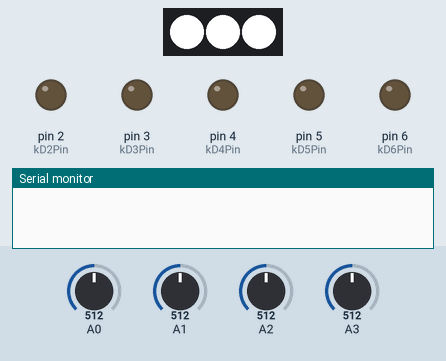
A sketch run on a simulated Arduino Uno, built with avr-gcc and run on an emulated ATmega328P. Parts: 3 RGB LEDs in strip order, left to right, output pins drawn as LEDs (lit = HIGH), the last lines printed to the serial monitor. Inputs (shaded band) come from the test bench; at power-on: A0 = 512, A1 = 512, A2 = 512, A3 = 512.

Above: at 0.01 s.
At 0.5 s:
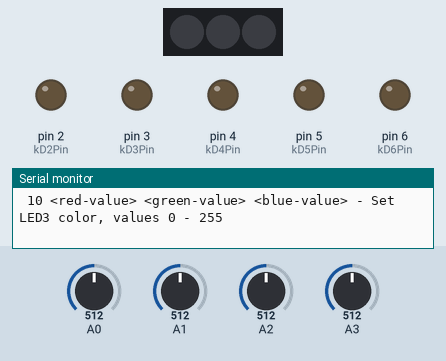
Timing chart, 0 to 2.0 s (numbered marks = the images above):
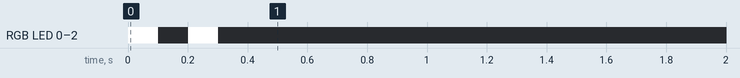

The sketch:

talkToMax-grovebaseshield-neopixel.ino
```cpp
#include <CmdMessenger.h>  // CmdMessenger
#include <Adafruit_NeoPixel.h>

// Uncomment the line below if you want debug information printed
// #define DEBUG 1

// This is the list of recognized commands.
// In order to receive, attach a callback function to these events
enum
{
  kCommandList     , // Command to request list of available commands
  kSensorInterval  , // Command to change the default sensor sampling interval
  kD2              , // Command to control actuator connected to D2
  kD3              , // Command to control actuator connected to D3
  kD4              , // Command to control actuator connected to D4
  kD5              , // Command to control actuator connected to D5
  kD6              , // Command to control actuator connected to D6
  kD7              , // Command to control actuator connected to D7
  kRGBLED1         , // Command to control Chainable LED connected to pin D7/D8
  kRGBLED2         , // Command to control Chainable LED connected to pin D7/D8
  kRGBLED3         , // Command to control Chainable LED connected to pin D7/D8
};

// Attach a new CmdMessenger object to the default Serial port
CmdMessenger cmdMessenger = CmdMessenger(Serial, ' ', '\n', '/');

// Variable to control the Chainable LEDs attached to D8 & D9 (here 3 LEDs)
const byte kNumLeds = 3;
Adafruit_NeoPixel pixels = Adafruit_NeoPixel(kNumLeds, 8, NEO_GRB + NEO_KHZ800);

// Constants to index the LED arrays to set/obtain the intended color value
const byte kRed = 0;
const byte kGreen = 1;
const byte kBlue = 2;

// Memory for mainting the current actuator and sensors variables
byte D2_value = 0;
byte D3_value = 0;
byte D4_value = 0;
byte D5_value = 0;
byte D6_value = 0;
byte LED1_color[3] = {0, 0, 0};
byte LED2_color[3] = {0, 0, 0};
byte LED3_color[3] = {0, 0, 0};
int A0_value = 0;
int A1_value = 0;
int A2_value = 0;
int A3_value = 0;

const byte kD2Pin = 2;
const byte kD3Pin = 3;
const byte kD4Pin = 4;
const byte kD5Pin = 5;
const byte kD6Pin = 6;

unsigned long lastSensorValuesWrittenMark = 0;   // Remember the last time data was send
unsigned long sensorSampleInterval = 40;  // Send sensor date every N milliseconds

// Setup function
void setup()
{
  // Listen on serial connection for messages from the PC
  Serial.begin(115200);

  // Adds newline to every command
  cmdMessenger.printLfCr();

  // Attach my application's user-defined callback methods
  attachCommandCallbacks();

  // Prepare the LEDs for operation
  pixels.begin(); // This initializes the NeoPixel library.
  DoLightShow();

  pinMode(kD2Pin, OUTPUT);
  pinMode(kD3Pin, OUTPUT);
  pinMode(kD4Pin, OUTPUT);
  pinMode(kD5Pin, OUTPUT);
  pinMode(kD6Pin, OUTPUT);

  // Show command list
  ShowCommands();
}

// Loop function
void loop()
{
  // Read sensors values
  ObtainSensorValues();

  // Read serial data for actuators
  cmdMessenger.feedinSerialData();

  // Map sensor data to actuator
  MapSensorToActuator();

  // Write serial data for sensors
//  SerialWriteSensorValues();

  // Set actuator values to ports
  SetActuators();
}

// Read the current input state of port A0-A3
void ObtainSensorValues()
{
  A0_value = analogRead(A0);
  A1_value = analogRead(A1);
  A2_value = analogRead(A2);
  A3_value = analogRead(A3);
}

// Implement automatic behaviour on the Arduino level
void MapSensorToActuator()
{

}

void SerialWriteSensorValues()
{
  // Let's send max 25 times per second
  unsigned long timeNow = millis();
  if (timeNow > (lastSensorValuesWrittenMark + sensorSampleInterval))
  {
    // Send all values on one line separated by spaces to Max

    Serial.print("s ");
    Serial.print(A0_value);
    Serial.print(" ");
    Serial.print(A1_value);
    Serial.print(" ");
    Serial.print(A2_value);
    Serial.print(" ");
    Serial.print(A3_value);
    Serial.print("\n");
    lastSensorValuesWrittenMark = timeNow;
  }
}

void SetActuators()
{
  digitalWrite(kD2Pin, D2_value);
  analogWrite(kD3Pin, D3_value);
  digitalWrite(kD4Pin, D4_value);
  analogWrite(kD5Pin, D5_value);
  analogWrite(kD6Pin, D6_value);

  pixels.setPixelColor(0, pixels.Color(LED1_color[kRed], LED1_color[kGreen], LED1_color[kBlue]));
  pixels.setPixelColor(1, pixels.Color(LED2_color[kRed], LED2_color[kGreen], LED2_color[kBlue]));
  pixels.setPixelColor(2, pixels.Color(LED3_color[kRed], LED3_color[kGreen], LED3_color[kBlue]));
  pixels.show(); // This sends the updated pixel color to the hardware.
}

// Callbacks define on which received commands we take action
void attachCommandCallbacks()
{
  // Attach callback methods
  cmdMessenger.attach(OnUnknownCommand);
  cmdMessenger.attach(kCommandList, OnCommandList);
  cmdMessenger.attach(kSensorInterval, OnSetSamplingInterval);
  cmdMessenger.attach(kD2, OnSetActuator);
  cmdMessenger.attach(kD3, OnSetActuator);
  cmdMessenger.attach(kD4, OnSetActuator);
  cmdMessenger.attach(kD5, OnSetActuator);
  cmdMessenger.attach(kD6, OnSetActuator);
  cmdMessenger.attach(kRGBLED1, OnSetRGBLED);
  cmdMessenger.attach(kRGBLED2, OnSetRGBLED);
  cmdMessenger.attach(kRGBLED3, OnSetRGBLED);
}

// Called when a received command has no attached function
void OnUnknownCommand()
{
  Serial.println(F("This command is unknown!"));
  ShowCommands();
}

// Callback function that shows a list of commands
void OnCommandList()
{
  ShowCommands();
}

// Show available commands
void ShowCommands()
{
  Serial.println(F("Available commands"));
  Serial.println(F(" 0;        - This command list"));
  Serial.println(F(" 1  <value> - sensor sampling interval (in milliseconds)"));
  Serial.println(F(" 2  <value> - Set D2 state 0 = LOW, 1 = HIGH"));
  Serial.println(F(" 3  <value> - Set D3 PWM value 0 - 255"));
  Serial.println(F(" 4  <value> - Set D4 state 0 = LOW, 1 = HIGH"));
  Serial.println(F(" 5  <value> - Set D5 PWM value 0 - 255"));
  Serial.println(F(" 6  <value> - Set D6 PWM value 0 - 255"));
  Serial.println(F(" 7  <value> - Set D7 state 0 = LOW, 1 = HIGH"));
  Serial.println(F(" 8  <red-value> <green-value> <blue-value> - Set LED1 color, values 0 - 255"));
  Serial.println(F(" 9  <red-value> <green-value> <blue-value> - Set LED2 color, values 0 - 255"));
  Serial.println(F(" 10 <red-value> <green-value> <blue-value> - Set LED3 color, values 0 - 255"));
}

// Change the default sensor sampling interval
void OnSetSamplingInterval()
{
  int value = cmdMessenger.readInt16Arg();

  if (value < 0) value = 0;
  sensorSampleInterval = value;
}

// One function handling all actuator-set commands
void OnSetActuator()
{
  int cmd = cmdMessenger.commandID();
  int value;

  // First obtain the value and constrain it properly
  switch (cmd) {
    case kD2:
    case kD4:
      value = cmdMessenger.readInt16Arg();
      if (value != 0) value = 1;
      break;
    case kD3:
    case kD5:
    case kD6:
      value = cmdMessenger.readInt16Arg();
      value = constrain(value, 0, 255);
      break;
  }
  // Now assign it to the right memory variable
  switch (cmd) {
    case kD2:
      D2_value = value;
#ifdef DEBUG
      Serial.print(F("D2_value: "));
      Serial.println(D2_value);
#endif
      break;
    case kD3:
      D3_value = value;
#ifdef DEBUG
      Serial.print(F("D3_value: "));
      Serial.println(D3_value);
#endif
      break;
    case kD4:
      D4_value = value;
#ifdef DEBUG
      Serial.print(F("D4_value: "));
      Serial.println(D4_value);
#endif
      break;
    case kD5:
#ifdef DEBUG
      Serial.print(F("D5_value: "));
      Serial.println(D5_value);
#endif
      D5_value = value;
      break;
    case kD6:
#ifdef DEBUG
      Serial.print(F("D6_value: "));
      Serial.println(D6_value);
#endif
      D6_value = value;
      break;
  }
}

// One function for all the set-LED commands
void OnSetRGBLED()
{
  int cmd = cmdMessenger.commandID();
  int red = cmdMessenger.readInt16Arg();
  int green = cmdMessenger.readInt16Arg();
  int blue = cmdMessenger.readInt16Arg();

  red = constrain(red, 0, 255);
  green = constrain(green, 0, 255);
  blue = constrain(blue, 0, 255);

  switch (cmd) {
    case kRGBLED1:
      LED1_color[kRed] = red;
      LED1_color[kGreen] = green;
      LED1_color[kBlue] = blue;
#ifdef DEBUG
      Serial.print(F("LED1_color: "));
      Serial.print(LED1_color[kRed]);
      Serial.print(" ");
      Serial.print(LED1_color[kGreen]);
      Serial.print(" ");
      Serial.println(LED1_color[kBlue]);
#endif
      break;
    case kRGBLED2:
      LED2_color[kRed] = red;
      LED2_color[kGreen] = green;
      LED2_color[kBlue] = blue;
#ifdef DEBUG
      Serial.print(F("LED2_color: "));
      Serial.print(LED2_color[kRed]);
      Serial.print(" ");
      Serial.print(LED2_color[kGreen]);
      Serial.print(" ");
      Serial.println(LED2_color[kBlue]);
#endif
      break;
    case kRGBLED3:
      LED3_color[kRed] = red;
      LED3_color[kGreen] = green;
      LED3_color[kBlue] = blue;
#ifdef DEBUG
      Serial.print(F("LED3_color: "));
      Serial.print(LED3_color[kRed]);
      Serial.print(" ");
      Serial.print(LED3_color[kGreen]);
      Serial.print(" ");
      Serial.println(LED3_color[kBlue]);
#endif
      break;
  }
}

// Show a light pattern to reflect successful initialization
void DoLightShow()
{
  for (byte i = 0; i < kNumLeds; i++)
    pixels.setPixelColor(i, pixels.Color(255,255,255));
  pixels.show(); // This sends the updated pixel color to the hardware.
  delay(100);
  for (byte i = 0; i < kNumLeds; i++)
    pixels.setPixelColor(i, pixels.Color(0,0,0));
  pixels.show(); // This sends the updated pixel color to the hardware.
  delay(100);
  for (byte i = 0; i < kNumLeds; i++)
    pixels.setPixelColor(i, pixels.Color(255,255,255));
  pixels.show(); // This sends the updated pixel color to the hardware.
  delay(100);
  for (byte i = 0; i < kNumLeds; i++)
    pixels.setPixelColor(i, pixels.Color(0,0,0));
  pixels.show(); // This sends the updated pixel color to the hardware.
  delay(100);
}
```
